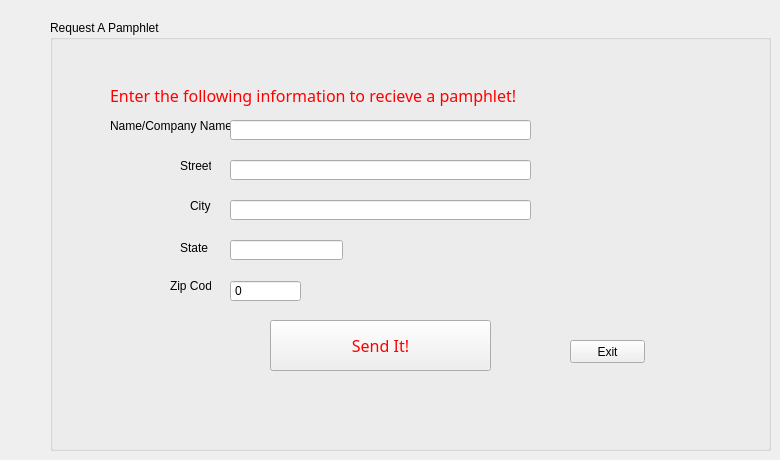
    <widget class="QWidget" name="CustomerListingByKey">
     <widget class="QGroupBox" name="groupBox_13">
      <property name="geometry">
       <rect>
        <x>50</x>
        <y>20</y>
        <width>721</width>
        <height>431</height>
       </rect>
      </property>
      <property name="title">
       <string>Request A Pamphlet</string>
      </property>
      <widget class="QLabel" name="RequestTitle">
       <property name="geometry">
        <rect>
         <x>60</x>
         <y>50</y>
         <width>511</width>
         <height>51</height>
        </rect>
       </property>
       <property name="palette">
        <palette>
         <active>
          <colorrole role="WindowText">
           <brush brushstyle="SolidPattern">
            <color alpha="255">
             <red>255</red>
             <green>0</green>
             <blue>0</blue>
            </color>
           </brush>
          </colorrole>
          <colorrole role="Text">
           <brush brushstyle="SolidPattern">
            <color alpha="255">
             <red>255</red>
             <green>0</green>
             <blue>0</blue>
            </color>
           </brush>
          </colorrole>
         </active>
         <inactive>
          <colorrole role="WindowText">
           <brush brushstyle="SolidPattern">
            <color alpha="255">
             <red>255</red>
             <green>0</green>
             <blue>0</blue>
            </color>
           </brush>
          </colorrole>
          <colorrole role="Text">
           <brush brushstyle="SolidPattern">
            <color alpha="255">
             <red>255</red>
             <green>0</green>
             <blue>0</blue>
            </color>
           </brush>
          </colorrole>
         </inactive>
         <disabled>
          <colorrole role="WindowText">
           <brush brushstyle="SolidPattern">
            <color alpha="255">
             <red>120</red>
             <green>120</green>
             <blue>120</blue>
            </color>
           </brush>
          </colorrole>
          <colorrole role="Text">
           <brush brushstyle="SolidPattern">
            <color alpha="255">
             <red>120</red>
             <green>120</green>
             <blue>120</blue>
            </color>
           </brush>
          </colorrole>
         </disabled>
        </palette>
       </property>
       <property name="font">
        <font>
         <family>Copperplate Gothic Bold</family>
         <pointsize>12</pointsize>
        </font>
       </property>
       <property name="text">
        <string>Enter the following information to recieve a pamphlet!</string>
       </property>
      </widget>
      <widget class="QLabel" name="pampNameEnter">
       <property name="geometry">
        <rect>
         <x>60</x>
         <y>90</y>
         <width>121</width>
         <height>31</height>
        </rect>
       </property>
       <property name="text">
        <string>Name/Company Name</string>
       </property>
      </widget>
      <widget class="QLabel" name="StreetEnter">
       <property name="geometry">
        <rect>
         <x>130</x>
         <y>130</y>
         <width>31</width>
         <height>31</height>
        </rect>
       </property>
       <property name="text">
        <string>Street</string>
       </property>
      </widget>
      <widget class="QLabel" name="CityEnter">
       <property name="geometry">
        <rect>
         <x>140</x>
         <y>170</y>
         <width>21</width>
         <height>31</height>
        </rect>
       </property>
       <property name="text">
        <string>City</string>
       </property>
      </widget>
      <widget class="QLabel" name="ZipCodeEnter">
       <property name="geometry">
        <rect>
         <x>120</x>
         <y>250</y>
         <width>41</width>
         <height>31</height>
        </rect>
       </property>
       <property name="text">
        <string>Zip Code</string>
       </property>
      </widget>
      <widget class="QPushButton" name="SentPamphletPushButton">
       <property name="geometry">
        <rect>
         <x>220</x>
         <y>300</y>
         <width>221</width>
         <height>51</height>
        </rect>
       </property>
       <property name="palette">
        <palette>
         <active>
          <colorrole role="WindowText">
           <brush brushstyle="SolidPattern">
            <color alpha="255">
             <red>255</red>
             <green>0</green>
             <blue>0</blue>
            </color>
           </brush>
          </colorrole>
          <colorrole role="ButtonText">
           <brush brushstyle="SolidPattern">
            <color alpha="255">
             <red>255</red>
             <green>0</green>
             <blue>0</blue>
            </color>
           </brush>
          </colorrole>
         </active>
         <inactive>
          <colorrole role="WindowText">
           <brush brushstyle="SolidPattern">
            <color alpha="255">
             <red>255</red>
             <green>0</green>
             <blue>0</blue>
            </color>
           </brush>
          </colorrole>
          <colorrole role="ButtonText">
           <brush brushstyle="SolidPattern">
            <color alpha="255">
             <red>255</red>
             <green>0</green>
             <blue>0</blue>
            </color>
           </brush>
          </colorrole>
         </inactive>
         <disabled>
          <colorrole role="WindowText">
           <brush brushstyle="SolidPattern">
            <color alpha="255">
             <red>120</red>
             <green>120</green>
             <blue>120</blue>
            </color>
           </brush>
          </colorrole>
          <colorrole role="ButtonText">
           <brush brushstyle="SolidPattern">
            <color alpha="255">
             <red>120</red>
             <green>120</green>
             <blue>120</blue>
            </color>
           </brush>
          </colorrole>
         </disabled>
        </palette>
       </property>
       <property name="font">
        <font>
         <family>Copperplate Gothic Bold</family>
         <pointsize>12</pointsize>
        </font>
       </property>
       <property name="text">
        <string>Send It!</string>
       </property>
      </widget>
      <widget class="QLineEdit" name="Pname">
       <property name="geometry">
        <rect>
         <x>180</x>
         <y>100</y>
         <width>301</width>
         <height>20</height>
        </rect>
       </property>
      </widget>
      <widget class="QLineEdit" name="Pstreet">
       <property name="geometry">
        <rect>
         <x>180</x>
         <y>140</y>
         <width>301</width>
         <height>20</height>
        </rect>
       </property>
      </widget>
      <widget class="QLineEdit" name="Pcity">
       <property name="geometry">
        <rect>
         <x>180</x>
         <y>180</y>
         <width>301</width>
         <height>20</height>
        </rect>
       </property>
      </widget>
      <widget class="QLabel" name="StateEnter">
       <property name="geometry">
        <rect>
         <x>130</x>
         <y>220</y>
         <width>31</width>
         <height>16</height>
        </rect>
       </property>
       <property name="text">
        <string>State</string>
       </property>
      </widget>
      <widget class="QLineEdit" name="Pstate">
       <property name="geometry">
        <rect>
         <x>180</x>
         <y>220</y>
         <width>113</width>
         <height>20</height>
        </rect>
       </property>
      </widget>
      <widget class="QSpinBox" name="spinZip">
       <property name="geometry">
        <rect>
         <x>180</x>
         <y>260</y>
         <width>71</width>
         <height>22</height>
        </rect>
       </property>
       <property name="buttonSymbols">
        <enum>QAbstractSpinBox::NoButtons</enum>
       </property>
       <property name="maximum">
        <number>99999</number>
       </property>
      </widget>
      <widget class="QPushButton" name="Pexit">
       <property name="geometry">
        <rect>
         <x>520</x>
         <y>320</y>
         <width>75</width>
         <height>23</height>
        </rect>
       </property>
       <property name="text">
        <string>Exit</string>
       </property>
      </widget>
     </widget>
    </widget>
